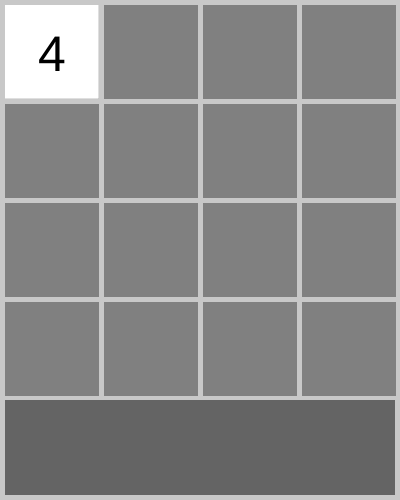
Frame 1 (no input)
Frame 60 (no input): identical to frame 1, image omitted
Frame 120 (the mouse pressed at the canvas centre since frame 60): identical to frame 1, image omitted

The p5.js sketch that drew this single still picture (run headless with seeded random() and noise() and a simulated clock; from frame 60 on, the mouse is pressed at the canvas centre):

// p5.js sketch
// ── sketch.js
var numArr;

function setup() {
	createCanvas(400, 500);
	background(200);
	frameRate(30);
	noStroke();
	textSize(50);
	numArr = new Number(0,0,4);
}

function draw() {
	drawBG();
	numArr.show();
}

function drawBG() {
	fill(128);
	
	for (var i = 0; i < 4; ++i) {
		for (var j = 0; j < 4; ++j) {
			rect(5 + i*(94+5), 5+ j*(94+5), 94, 94);
		}
	}
	fill(100);
	rect(5, 400, 400-10, 100-5);
}
// ── number.js
var pad = 5;
var w = (400-5*5)/4;

function Number(x, y, num) {
	this.x = x;
	this.y = y;
	this.num = num;

	this.show = function(){
		let rx = pad + x*(w+pad);
		let ry = pad + y*(w+pad);
		fill(255);
		rect(rx, ry, w, w);
		let tw = textWidth(""+num);
		let th = 50;
		let tx = rx + (w-tw)/2;
		let ty = ry + (w-th)*3/2;
		fill(0);
		text(""+num, tx, ty);
	}
}
